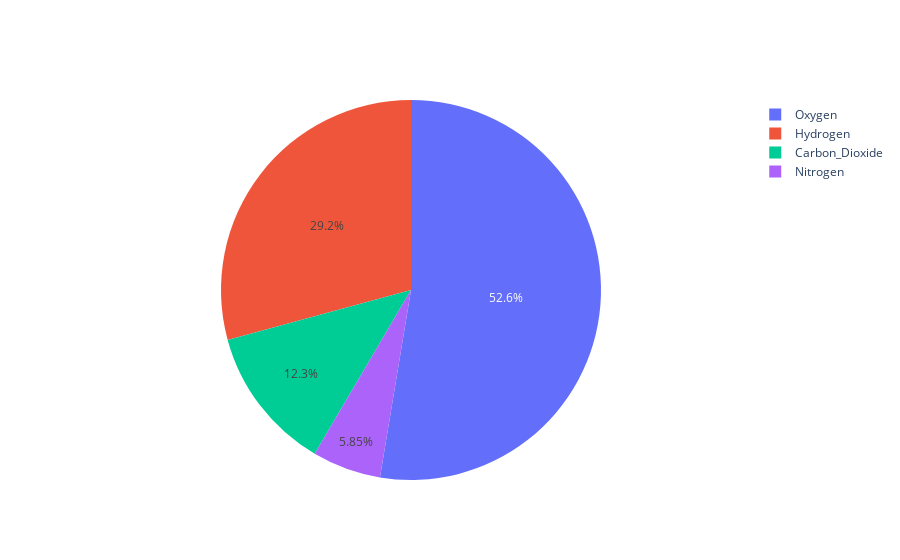

This figure's notebook cell:
### Markdown cell above
### Basic Pie Chart with go.Pie
If Plotly Express does not provide a good starting point, it is also possible to use the more generic go.Pie class from plotly.graph_objects.

In go.Pie, data visualized by the sectors of the pie is set in values. The sector labels are set in labels. The sector colors are set in marker.colors.

### Code cell
labels = ['Oxygen','Hydrogen','Carbon_Dioxide','Nitrogen']
values = [4500, 2500, 1053, 500]

fig = go.Figure(data=[go.Pie(labels=labels, values=values)])
fig.show()

### Figure 1 — Plotly figure (JSON) as saved in the notebook; plotly's stock layout.template omitted (floating-point values rounded to 4 significant figures)
{"data": [{"labels": ["Oxygen", "Hydrogen", "Carbon_Dioxide", "Nitrogen"], "type": "pie", "values": [4500, 2500, 1053, 500]}], "layout": {}}
